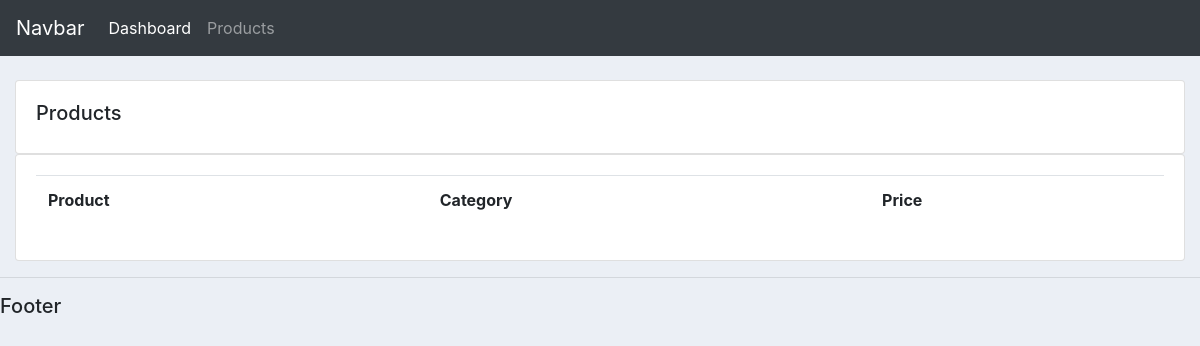
The page /product/ on the database as committed earlier.
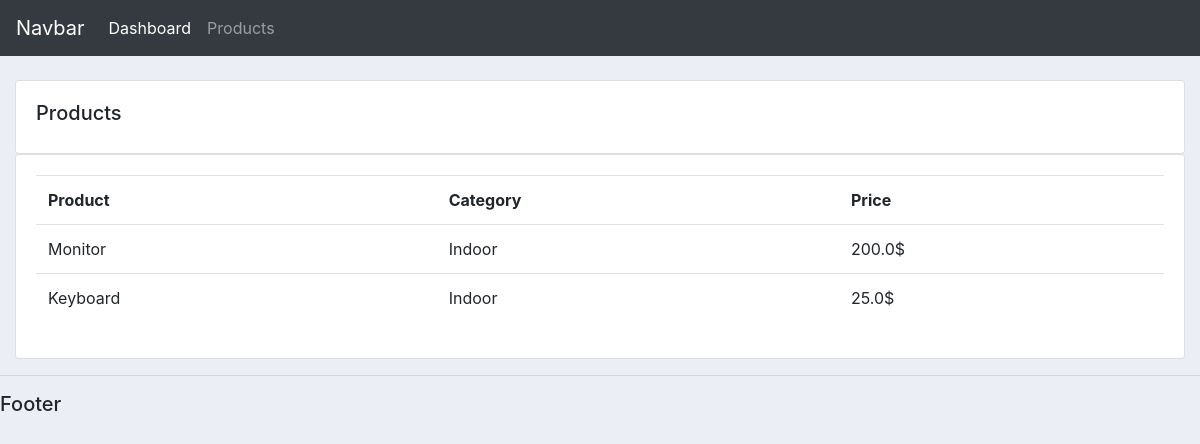
The same page on the database as committed later.
### accounts/models.py (models this page shows, shortened)
class Product(models.Model):
    CATEGORY = (
        ('Indoor', 'Indoor'),
        ('Out door', 'Out door'),
    )
    name = models.CharField(max_length=200)
    price = models.FloatField()
    category = models.CharField(max_length=200, choices=CATEGORY)
    description = models.CharField(max_length=200, null=True, blank=True)
    date_created = models.DateTimeField(auto_now_add=True)
    tags = models.ManyToManyField(Tag)

### accounts/views.py (the view)
# urls.py: path('product/',views.products, name="product"),
def products(request):
    products = Product.objects.all()
    context = {
        'products':products
    }
    return render(request, "accounts/products.html", context)

### accounts/templates/accounts/products.html
{% extends 'accounts/base.html' %}
{% block content %}
    <br>
    <div class="row">
        <div class="col-md">
            <div class="card card-body">
                <h5>Products</h5>
            </div>
            <div class="card card-body">
                <table class="table">
                    <tr>
                        <th>Product</th>
                        <th>Category</th>
                        <th>Price</th>
                    </tr>
                    {% for product in products %}
                        <tr>
                            <td>{{ product.name }}</td>
                            <td>{{ product.category }}</td>
                            <td>{{ product.price }}$</td>
                        </tr>
                    {% endfor %}
                </table>
            </div>
        </div>
    </div>
{% endblock content %}

Rows that differ between the two databases and show on the page:
added Product: name "Monitor", category "Indoor", price "200.0"
added Product: name "Keyboard", category "Indoor", price "25.0"
